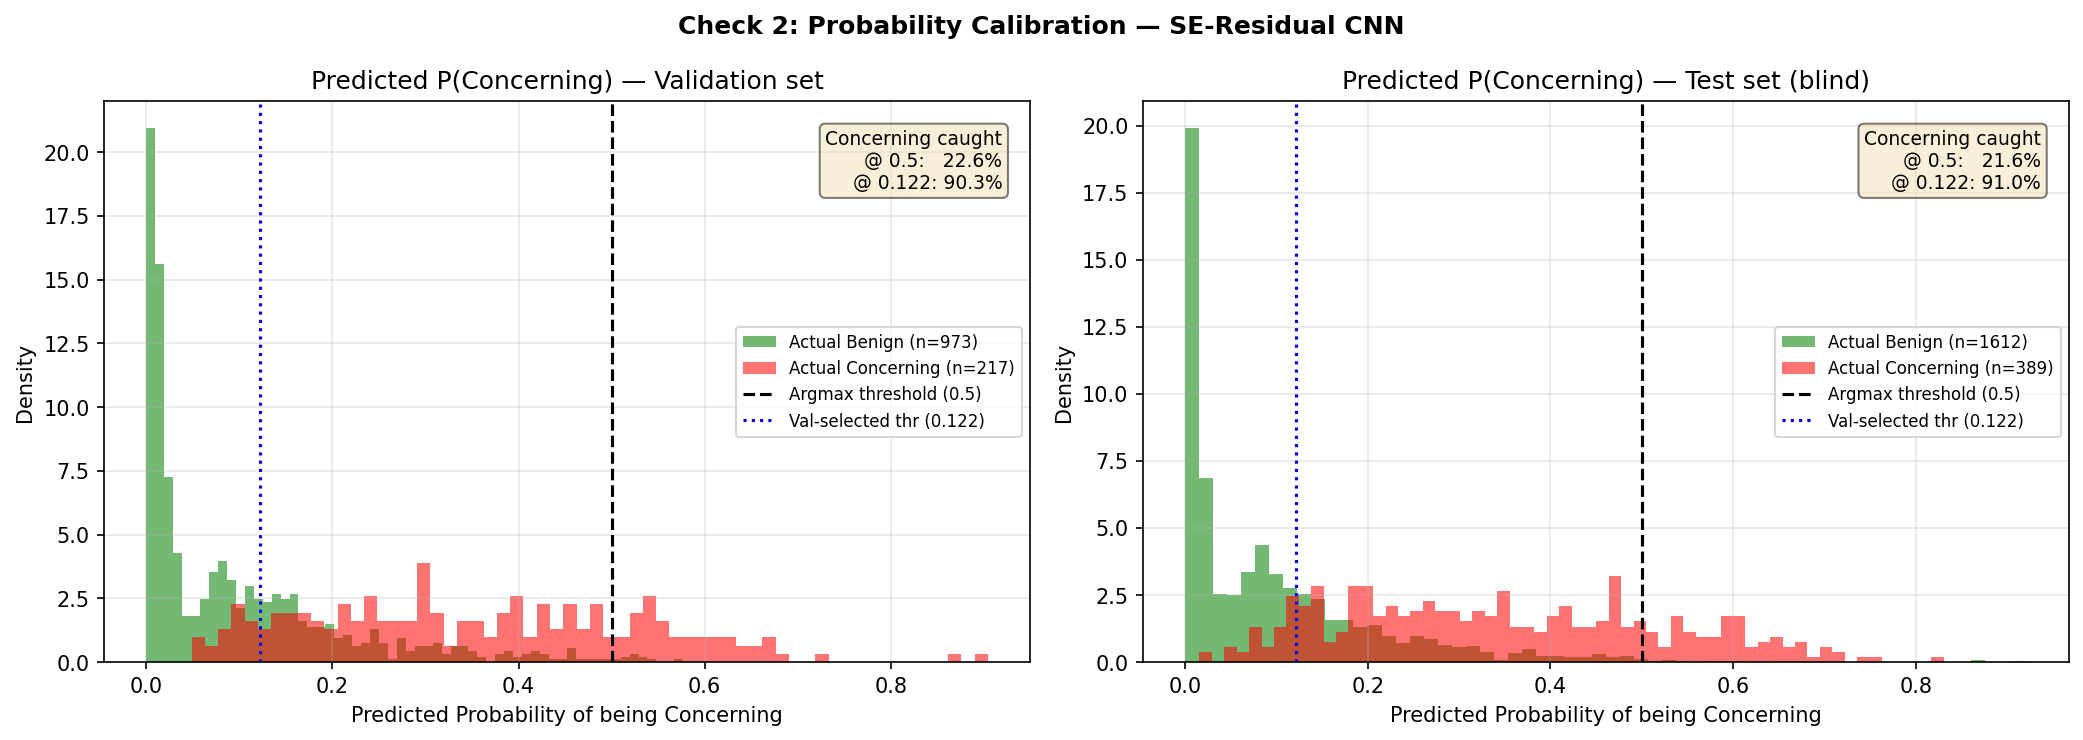

The Python source for this figure:
"""
Check 2 — Probability Distribution Plot
Loads best_model_binary.h5 and the held-out test set (same seed/split as
training) and plots how confident the model is that each image is Concerning.
Run standalone — no retraining needed.
"""

import os
import numpy as np
import pandas as pd
import matplotlib.pyplot as plt
import tensorflow as tf
from sklearn.model_selection import train_test_split
from sklearn.preprocessing import LabelEncoder
from tensorflow.keras.preprocessing.image import ImageDataGenerator

# ── Paths ────────────────────────────────────────────────────────────────────
script_dir     = os.path.dirname(os.path.abspath(__file__))
metadata_path  = os.path.join(script_dir, 'data', 'HAM10000_metadata.csv')
images_path_1  = os.path.join(script_dir, 'data', 'HAM10000_images_part_1')
images_path_2  = os.path.join(script_dir, 'data', 'HAM10000_images_part_2')
model_path     = os.path.join(script_dir, 'best_model_run2_color.h5')

# ── MUST match the run's training preprocessing ──────────────────────────────
# Run 0/1 trained on plain rescale=1./255  → set USE_COLOR_CONSTANCY = False
# Run 2+  trained on Shades-of-Gray colour constancy → set USE_COLOR_CONSTANCY = True
# (Evaluating a colour-normalised model on raw images, or vice-versa, gives garbage.)
USE_COLOR_CONSTANCY = True

def shades_of_gray(img, power=6):
    img = img.astype('float32')
    illum = np.power(np.mean(np.power(img, power), axis=(0, 1)), 1.0 / power)
    illum = illum / (np.sqrt(np.sum(illum ** 2)) + 1e-6) * np.sqrt(3.0)
    img = img / (illum + 1e-6)
    img = np.clip(img, 0, 255)
    return img / 255.0

# ── Clinical grouping (must match training) ──────────────────────────────────
CLINICAL_GROUPS = {
    'nv':    'Benign',
    'bkl':   'Benign',
    'df':    'Benign',
    'vasc':  'Benign',
    'mel':   'Concerning',
    'bcc':   'Concerning',
    'akiec': 'Concerning',
}
GROUP_ORDER     = ['Benign', 'Concerning']
CONCERNING_IDX  = 1
IMG_SIZE        = 224
BATCH_SIZE      = 32

# ── Reproduce the exact test split (same random_state=42 as training) ────────
df = pd.read_csv(metadata_path)
df['group'] = df['dx'].map(CLINICAL_GROUPS)
le = LabelEncoder()
df['group_label'] = le.fit_transform(df['group'])

def find_image_path(image_id):
    for base in [images_path_1, images_path_2]:
        p = os.path.join(base, image_id + '.jpg')
        if os.path.exists(p):
            return p
    raise FileNotFoundError(image_id)

df['path'] = df['image_id'].map(find_image_path)

lesion_group_df = df.drop_duplicates(subset='lesion_id')[['lesion_id', 'group_label']]
trainval_ids, test_ids = train_test_split(
    lesion_group_df['lesion_id'], test_size=0.2,
    stratify=lesion_group_df['group_label'], random_state=42
)
trainval_group = lesion_group_df[lesion_group_df['lesion_id'].isin(trainval_ids)]
train_ids, val_ids = train_test_split(
    trainval_group['lesion_id'], test_size=0.15,
    stratify=trainval_group['group_label'], random_state=42
)

val_df  = df[df['lesion_id'].isin(val_ids)].reset_index(drop=True)
test_df = df[df['lesion_id'].isin(test_ids)].reset_index(drop=True)
print(f"Val samples:  {len(val_df)}  |  Test samples: {len(test_df)}")

if USE_COLOR_CONSTANCY:
    datagen = ImageDataGenerator(rescale=None, preprocessing_function=shades_of_gray)
else:
    datagen = ImageDataGenerator(rescale=1./255)

val_gen = datagen.flow_from_dataframe(
    val_df, x_col='path', y_col='group',
    target_size=(IMG_SIZE, IMG_SIZE), batch_size=BATCH_SIZE,
    classes=GROUP_ORDER, class_mode='categorical', shuffle=False
)
test_gen = datagen.flow_from_dataframe(
    test_df, x_col='path', y_col='group',
    target_size=(IMG_SIZE, IMG_SIZE), batch_size=BATCH_SIZE,
    classes=GROUP_ORDER, class_mode='categorical', shuffle=False
)

# ── Load model ───────────────────────────────────────────────────────────────
print("Loading model …")
model = tf.keras.models.load_model(model_path, compile=False)
print(f"  Params: {model.count_params():,}  |  Name: {model.name}")

# ── Predict on both val and test ─────────────────────────────────────────────
val_gen.reset()
val_probs  = model.predict(val_gen,  verbose=1)[:, CONCERNING_IDX]
val_true   = np.array(val_gen.classes)

test_gen.reset()
test_probs = model.predict(test_gen, verbose=1)[:, CONCERNING_IDX]
test_true  = np.array(test_gen.classes)

# ── Find val-selected screening threshold (Sens ≥ 0.90) ─────────────────────
from sklearn.metrics import roc_curve, roc_auc_score
val_fpr, val_tpr, val_thr = roc_curve(
    (val_true == CONCERNING_IDX).astype(int), val_probs
)
elig      = np.where(val_tpr >= 0.90)[0]
hs_idx    = elig[np.argmin(val_fpr[elig])] if len(elig) else int(np.argmax(val_tpr))
screening_thr = val_thr[hs_idx]
print(f"\nVal-selected screening threshold: {screening_thr:.3f}")
print(f"  Val  — Sens: {val_tpr[hs_idx]:.4f}  Spec: {1-val_fpr[hs_idx]:.4f}")

# ── Plot ─────────────────────────────────────────────────────────────────────
fig, axes = plt.subplots(1, 2, figsize=(14, 5))

for ax, probs, true, title in [
    (axes[0], val_probs,  val_true,  'Validation set'),
    (axes[1], test_probs, test_true, 'Test set (blind)'),
]:
    benign_p     = probs[true == 0]
    concerning_p = probs[true == CONCERNING_IDX]

    ax.hist(benign_p,     bins=60, alpha=0.55, color='green',
            density=True, label=f'Actual Benign (n={len(benign_p)})')
    ax.hist(concerning_p, bins=60, alpha=0.55, color='red',
            density=True, label=f'Actual Concerning (n={len(concerning_p)})')
    ax.axvline(0.5,           color='black', linestyle='--', lw=1.5,
               label='Argmax threshold (0.5)')
    ax.axvline(screening_thr, color='blue',  linestyle=':',  lw=1.5,
               label=f'Val-selected thr ({screening_thr:.3f})')

    # Annotate what fraction of Concerning images land above each threshold
    above_argmax   = (concerning_p >= 0.5).mean()
    above_val_thr  = (concerning_p >= screening_thr).mean()
    ax.text(0.97, 0.95,
            f'Concerning caught\n'
            f'@ 0.5:   {above_argmax:.1%}\n'
            f'@ {screening_thr:.3f}: {above_val_thr:.1%}',
            transform=ax.transAxes, ha='right', va='top',
            fontsize=9, bbox=dict(boxstyle='round', facecolor='wheat', alpha=0.5))

    ax.set_title(f'Predicted P(Concerning) — {title}')
    ax.set_xlabel('Predicted Probability of being Concerning')
    ax.set_ylabel('Density')
    ax.legend(fontsize=8)
    ax.grid(alpha=0.3)

plt.suptitle('Check 2: Probability Calibration — SE-Residual CNN', fontweight='bold')
plt.tight_layout()
plt.savefig('check2_prob_distribution.png', dpi=150, bbox_inches='tight')
plt.show()
print("\n✅ Plot saved to check2_prob_distribution.png")

# ── Summary numbers ───────────────────────────────────────────────────────────
test_conc_true = (test_true == CONCERNING_IDX).astype(int)
test_auc       = roc_auc_score(test_conc_true, test_probs)
screen_pred    = (test_probs >= screening_thr).astype(int)
from sklearn.metrics import recall_score
test_sens = recall_score(test_conc_true, screen_pred)
test_spec = recall_score(1 - test_conc_true, 1 - screen_pred)

print(f"\n{'─'*45}")
print(f"Test AUC:                        {test_auc:.4f}")
print(f"Test @ val-thr={screening_thr:.3f}:")
print(f"  Sensitivity:                   {test_sens:.4f}")
print(f"  Specificity:                   {test_spec:.4f}")
print(f"Probability range (Concerning):  "
      f"{test_probs[test_true==CONCERNING_IDX].min():.3f} – "
      f"{test_probs[test_true==CONCERNING_IDX].max():.3f}")
print(f"Probability range (Benign):      "
      f"{test_probs[test_true==0].min():.3f} – "
      f"{test_probs[test_true==0].max():.3f}")
print(f"{'─'*45}")
